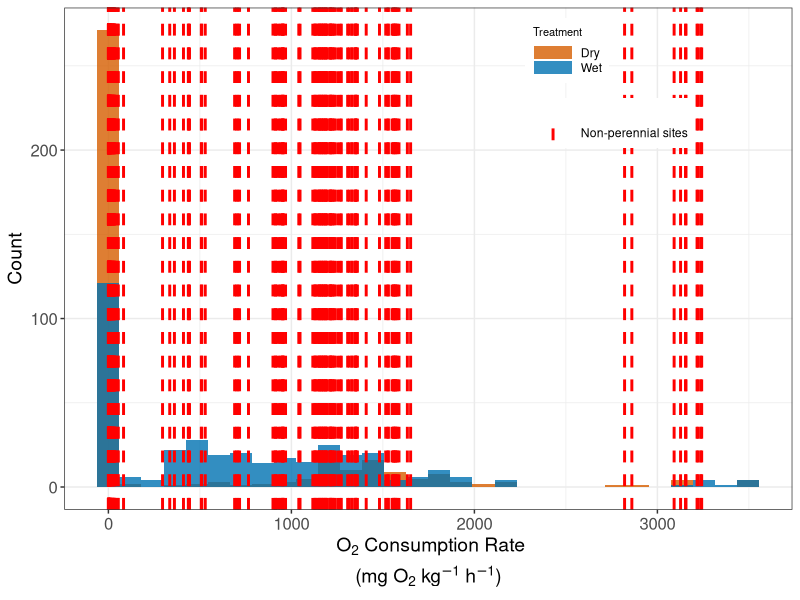
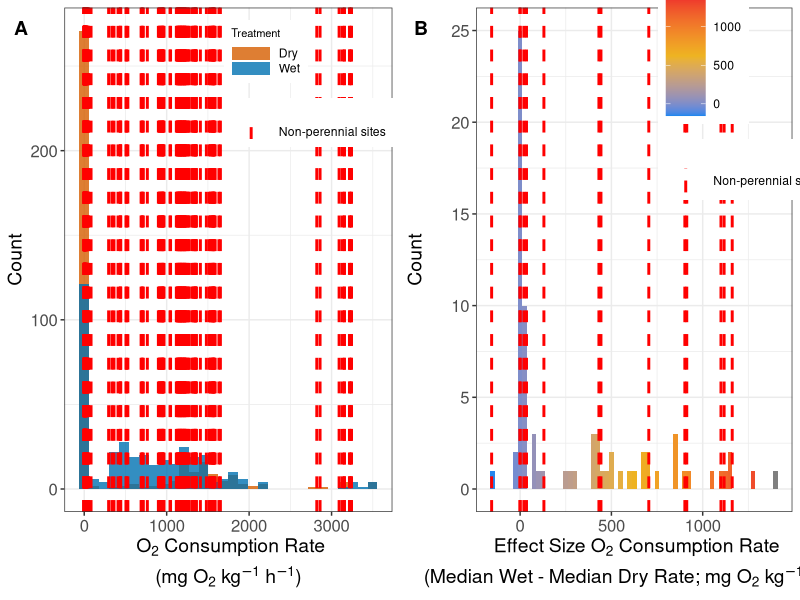
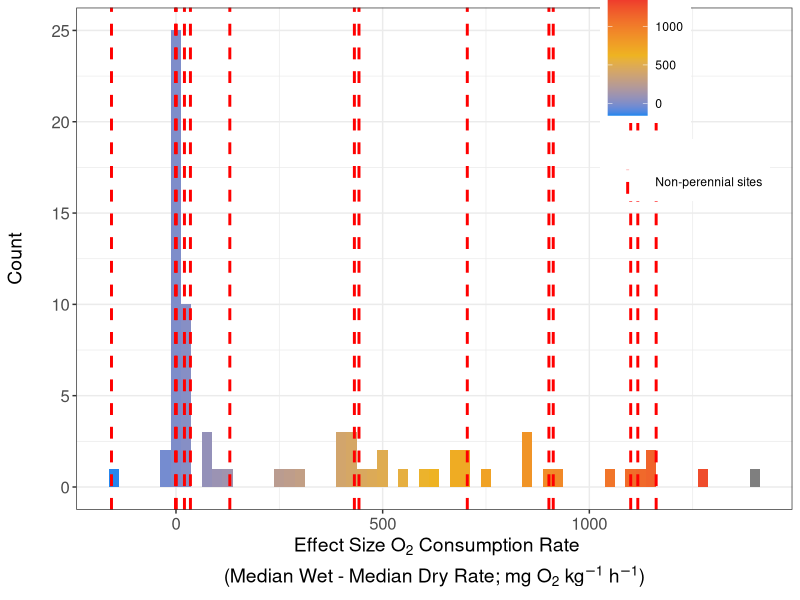

The R source for these figures, in order: (Note: this script raises an error after producing the figures.)
# This script makes histogram figures for ECA physical manuscript
library(tidyverse); library(ggpubr)
rm(list=ls()); graphics.off()

# Functions ---------------------------------------------------------------
# Transformation for normalization is cube root - have to cube root then add sign back to value to make it positive or negative
cube_root <- function(x) sign(x) * (abs(x))^(1/3)

## Read in/Merge Data for Histograms -------------------------------------
# Individual Rate data for histograms ####
all_data = read.csv("Data/EC_Sediment_SpC_pH_Temp_Respiration.csv", skip = 2) %>%
  filter(grepl("EC", Sample_Name)) %>%
  filter(!grepl("EC_011|EC_012|EC_023|EC_052|EC_053|EC_057", Sample_Name)) %>%  
  select(-c(Field_Name, IGSN, Material))

ev_data = read.csv("Data/WHONDRS_EV_Data_Package/Sample_Data/WHONDRS_EV_Sediment_SpC_pH_Temp_Respiration.csv", skip = 2) %>%
  filter(grepl("EV", Sample_Name)) %>%
  select(-c(Field_Name, IGSN, Material))

all_data = rbind(all_data, ev_data)
all_data = all_data %>%
  mutate(Respiration_Rate_mg_DO_per_kg_per_H = (as.numeric(Respiration_Rate_mg_DO_per_kg_per_H))*-1)

# Reading in metadata from both files to get river type
metadata = read.csv("Data/EC_Field_Metadata.csv") %>%
  select(c(Parent_ID, Intermittent_or_Perennial))

metadata2 = read.csv("Data/WHONDRS_EV_Data_Package/WHONDRS_EV_Field_Metadata.csv") %>%
  select(c(Parent_ID, Intermittent_or_Perennial))

metadata = rbind(metadata, metadata2)

all_data_with_metadata = all_data %>%
  mutate(Parent_ID = str_extract(Sample_Name, "^[^_]+_[^_]+")) %>%  
  left_join(metadata, by = "Parent_ID")

# Check merge
print("All data with metadata:")
print(head(all_data_with_metadata %>% select(Sample_Name, Parent_ID, Intermittent_or_Perennial)))
print(paste("Number of intermittent samples in all_data:", sum(all_data_with_metadata$Intermittent_or_Perennial == "Intermittent", na.rm = TRUE)))
print(paste("Total EC samples:", sum(grepl("^EC_", all_data_with_metadata$Sample_Name))))
print(paste("Total EV samples:", sum(grepl("^EV_", all_data_with_metadata$Sample_Name))))

## Effect Size Data for histograms ####
effect = read.csv("Data/EC_Sediment_Effect_Size.csv", skip = 2) %>%
  filter(grepl("EC", Sample_Name)) %>%
  filter(!grepl("EC_011|EC_012|EC_023|EC_052|EC_053|EC_057", Sample_Name)) %>%
  select(c(Sample_Name, Effect_Size_Respiration_Rate_mg_DO_per_kg_per_H)) %>%
  mutate(Effect_Size_Respiration_Rate_mg_DO_per_kg_per_H = (as.numeric(Effect_Size_Respiration_Rate_mg_DO_per_kg_per_H))*-1)

effect_ev = read.csv("Data/WHONDRS_EV_Data_Package/Sample_Data/WHONDRS_EV_Sediment_Effect_Size.csv", skip = 2) %>%
  filter(grepl("EV", Sample_Name)) %>%
  select(c(Sample_Name, Effect_Size_Respiration_Rate_mg_DO_per_kg_per_H = Effect_Size_Median_Respiration_Rate_mg_DO_per_kg_per_H)) %>%
  mutate(Effect_Size_Respiration_Rate_mg_DO_per_kg_per_H = (as.numeric(Effect_Size_Respiration_Rate_mg_DO_per_kg_per_H))*-1)

effect = rbind(effect, effect_ev)

effect_with_metadata = effect %>%
  mutate(Parent_ID = str_extract(Sample_Name, "^[^_]+_[^_]+")) %>%  
  left_join(metadata, by = "Parent_ID")

# Check merge
print("Effect size data with metadata:")
print(head(effect_with_metadata %>% select(Sample_Name, Parent_ID, Intermittent_or_Perennial)))
print(paste("Number of intermittent sites in effect data:", sum(effect_with_metadata$Intermittent_or_Perennial == "Intermittent", na.rm = TRUE)))
print(paste("Total EC effect sites:", sum(grepl("^EC_", effect_with_metadata$Sample_Name))))
print(paste("Total EV effect sites:", sum(grepl("^EV_", effect_with_metadata$Sample_Name))))

# NO FILTERING - keep all sites
all_data_filtered = all_data_with_metadata

print(paste("Number of samples (all included):", nrow(all_data_filtered)))

# Get O2 consumption rate values for NON-PERENNIAL sites (changed from intermittent)
non_perennial_o2_values = all_data_filtered %>%
  filter(Respiration_Rate_mg_DO_per_kg_per_H != 9999) %>%
  filter(Intermittent_or_Perennial != "Perennial", !is.na(Intermittent_or_Perennial)) %>%
  pull(Respiration_Rate_mg_DO_per_kg_per_H) %>%
  as.numeric()

print("Non-perennial O2 consumption rate values:")
print(non_perennial_o2_values)

# Take Cube root of all respiration rates for figure
cube_respiration = all_data_filtered %>%
  select(c(Sample_Name, Respiration_Rate_mg_DO_per_kg_per_H, Parent_ID, Intermittent_or_Perennial)) %>%
  filter(Respiration_Rate_mg_DO_per_kg_per_H != 9999) %>%
  mutate(cube_Respiration_mg_kg = cube_root((as.numeric(Respiration_Rate_mg_DO_per_kg_per_H)))) %>%
  mutate(Treat = if_else(grepl("D", Sample_Name), "Dry", "Wet"))

# Get cube root O2 consumption rate values for NON-PERENNIAL sites BY TREATMENT
non_perennial_cube_o2_by_treatment = cube_respiration %>%
  filter(Intermittent_or_Perennial != "Perennial", !is.na(Intermittent_or_Perennial)) %>%
  select(Parent_ID, cube_Respiration_mg_kg, Treat)

print("Non-perennial cube root O2 consumption rate values by treatment:")
print(non_perennial_cube_o2_by_treatment)

# Create data frame for vertical lines with treatment information
vlines_cube_o2_by_treatment = non_perennial_cube_o2_by_treatment %>%
  rename(xintercept = cube_Respiration_mg_kg) %>%
  mutate(line_type = paste("Non-perennial:", Treat))

# Get effect size values for NON-PERENNIAL sites
non_perennial_effect_values = effect_with_metadata %>%
  filter(Intermittent_or_Perennial != "Perennial", !is.na(Intermittent_or_Perennial)) %>%
  pull(Effect_Size_Respiration_Rate_mg_DO_per_kg_per_H)

print("Non-perennial effect size values:")
print(non_perennial_effect_values)

# Cube root transform effect size data (NO FILTERING)
cube_effect = effect_with_metadata %>%
  mutate(cube_Effect_Size_Respiration_Rate_mg_DO_per_kg_per_H = cube_root(Effect_Size_Respiration_Rate_mg_DO_per_kg_per_H))

# Get cube root effect size values for NON-PERENNIAL sites
non_perennial_cube_effect_values = cube_effect %>%
  filter(Intermittent_or_Perennial != "Perennial", !is.na(Intermittent_or_Perennial)) %>%
  pull(cube_Effect_Size_Respiration_Rate_mg_DO_per_kg_per_H)

print("Non-perennial cube root effect size values:")
print(non_perennial_cube_effect_values)

# Create data frames for vertical lines (for legend purposes)
vlines_o2 = data.frame(
  xintercept = non_perennial_o2_values,
  line_type = "Non-perennial sites"
)

vlines_effect = data.frame(
  xintercept = non_perennial_effect_values,
  line_type = "Non-perennial sites"
)

vlines_cube_effect = data.frame(
  xintercept = non_perennial_cube_effect_values,
  line_type = "Non-perennial sites"
)

# Histograms --------------------------------------------------------------
## Histogram of all O2 consumption rates WITH VERTICAL LINES FOR NON-PERENNIAL SITES
all_hist = all_data_filtered %>%
  filter(Respiration_Rate_mg_DO_per_kg_per_H != 9999) %>%
  mutate(Treat = if_else(grepl("D", Sample_Name), "Dry", "Wet")) %>%
  ggplot(aes(x = (as.numeric(Respiration_Rate_mg_DO_per_kg_per_H)))) +
  geom_histogram(position = "identity", alpha = 0.8, aes(fill = Treat)) +
  {if(length(non_perennial_o2_values) > 0)
    geom_vline(data = vlines_o2, aes(xintercept = xintercept, linetype = line_type),
               color = "red", linewidth = 1)} +
  scale_fill_manual(values = c("#D55E00","#0072B2")) +
  scale_linetype_manual(name = "", values = c("Non-perennial sites" = "dashed")) +
  theme_bw() +
  theme(legend.position = c(0.75, 0.85),
        legend.key.size = unit(0.15, "in"),
        legend.key.width = unit(0.4, "in"),
        legend.title = element_text(size = 8),
        axis.title.x = element_text(size = 14),
        axis.title.y = element_text(size = 14),
        axis.text.x = element_text(size = 12),
        axis.text.y = element_text(size = 12),
        legend.box = "vertical") +
  guides(fill = guide_legend(title = "Treatment", order = 1),
         linetype = guide_legend(title = "", order = 2, override.aes = list(linewidth = 1))) +
  xlab(expression(atop("\n O"[2]*" Consumption Rate", "(mg O"[2]*" kg"^-1*" h"^-1*")"))) +
  ylab("Count")

## Effect size histogram WITH VERTICAL LINES FOR NON-PERENNIAL SITES
effect_limits <- c(min(effect_with_metadata$Effect_Size_Respiration_Rate_mg_DO_per_kg_per_H, na.rm = TRUE), 
                   max(effect_with_metadata$Effect_Size_Respiration_Rate_mg_DO_per_kg_per_H, na.rm = TRUE))

effect_hist = ggplot(effect_with_metadata, aes(x = (Effect_Size_Respiration_Rate_mg_DO_per_kg_per_H))) +
  geom_histogram(binwidth = 25, aes(fill = after_stat(x))) +
  {if(length(non_perennial_effect_values) > 0)
    geom_vline(data = vlines_effect, aes(xintercept = xintercept, linetype = line_type),
               color = "red", linewidth = 1)} +
  scale_fill_gradient2(name = "Effect Size", limits = effect_limits, low = "dodgerblue2", mid = "goldenrod2",
                       high = "firebrick2", midpoint = (max(effect_limits)+min(effect_limits))/2) +
  scale_linetype_manual(name = "", values = c("Non-perennial sites" = "dashed")) +
  theme_bw() +
  ylab("Count\n") +
  theme(legend.position = c(0.85, 0.85),
        axis.title.x = element_text(size = 14),
        axis.title.y = element_text(size = 14),
        axis.text.x = element_text(size = 12),
        axis.text.y = element_text(size = 12),
        legend.key.width = unit(0.4, "in")) +
  guides(linetype = guide_legend(title = "", override.aes = list(linewidth = 1))) +
  xlab(expression(atop("\n Effect Size O"[2]*" Consumption Rate","(Median Wet - Median Dry Rate; mg O"[2]*" kg"^-1*" h"^-1*")")))

## Combine SI histograms
combined_SI_hist = ggarrange(all_hist, effect_hist, ncol = 2, labels = c("A", "B"), hjust = -1, vjust = 2.5)
ggsave("Figures/Combined_SI_Histograms.png", plot = combined_SI_hist, width = 10, height = 5, dpi = 300)

## Cube root histogram WITH VERTICAL LINES FOR NON-PERENNIAL SITES BY TREATMENT
all_cube_hist = ggplot(cube_respiration, aes(x = cube_Respiration_mg_kg)) +
  geom_histogram(position = "identity", alpha = 0.8, aes(fill = Treat)) +
  {if(nrow(vlines_cube_o2_by_treatment) > 0)
    geom_vline(data = vlines_cube_o2_by_treatment,
               aes(xintercept = xintercept, color = Treat, linetype = "Non-perennial sites"),
               linewidth = 1)} +
  scale_fill_manual(values = c("#D55E00","#0072B2")) +
  scale_color_manual(values = c("Dry" = "#D55E00", "Wet" = "#0072B2"), guide = "none") +
  scale_linetype_manual(name = "", values = c("Non-perennial sites" = "dashed")) +
  ylim(0, 87.5) +
  theme_bw() +
  theme(legend.position = c(0.75, 0.85),
        legend.key.size = unit(0.15, "in"),
        legend.key.width = unit(0.4, "in"),
        legend.title = element_text(size = 8),
        axis.title.x = element_text(size = 14),
        axis.title.y = element_text(size = 14),
        axis.text.x = element_text(size = 12),
        axis.text.y = element_text(size = 12),
        legend.box = "vertical") +
  guides(fill = guide_legend(title = "Treatment", order = 1),
         linetype = guide_legend(title = "", order = 2, override.aes = list(linewidth = 1))) +
  xlab(expression(atop("\n O"[2]*" Consumption Rate" ^(1/3)*"", "(mg O"[2]*" kg"^-1*" h"^-1*")"))) +
  ylab("Count")

# Cube root effect size histogram WITH VERTICAL LINES FOR NON-PERENNIAL SITES
c# Cube root effect size histogram WITH VERTICAL LINES FOR NON-PERENNIAL SITES
cube_effect_limits <- c(-12, 12)  # Fixed limits for color scale

cube_effect_limits <- c(-12, 12)  # Match the x-axis limits

cube_effect_hist = ggplot(cube_effect, aes(x = cube_Effect_Size_Respiration_Rate_mg_DO_per_kg_per_H)) +
  geom_histogram(binwidth = 0.5, aes(fill = after_stat(x))) +
  {if(length(non_perennial_cube_effect_values) > 0)
    geom_vline(data = vlines_cube_effect,
               aes(xintercept = xintercept, linetype = line_type),
               color = "red", linewidth = 1)} +
  scale_fill_gradient2(
    name = "Cubed Root\nEffect Size", 
    low = "firebrick2",       # Negative values = red
    mid = "goldenrod2",       # Zero = yellow
    high = "dodgerblue2",     # Positive values = blue
    midpoint = 0,             # Yellow at zero
    limits = cube_effect_limits,
    oob = scales::squish      # ADD THIS - handles out-of-bounds colors
  ) +
  scale_linetype_manual(name = "", values = c("Non-perennial sites" = "dashed")) +
  theme_bw() +
  coord_cartesian(xlim = c(-12, 12)) +  # USE THIS instead of xlim()
  ylab("Count\n") +
  theme(legend.position = c(0.85, 0.85),
        axis.title.x = element_text(size = 14),
        axis.title.y = element_text(size = 14),
        axis.text.x = element_text(size = 12),
        axis.text.y = element_text(size = 12),
        legend.key.width = unit(0.4, "in")) +
  guides(linetype = guide_legend(title = "", override.aes = list(linewidth = 1))) +
  xlab(expression(atop("\n Effect Size O"[2]*" Consumption Rate" ^(1/3),"(Median Wet - Median Dry Rate; mg O"[2]*" kg"^-1*" h"^-1*")")))
## Combine cube root histograms
combined_hist = ggarrange(all_cube_hist, cube_effect_hist, ncol = 2, labels = c("A", "B"), hjust = -5, vjust = 2.5)
ggsave("Figures/FigS3Combined_Cube_Histograms.png", plot = combined_hist, width = 10, height = 5, dpi = 300)
ggsave("Figures/Figs3Combined_Cube_Histograms.pdf", plot = combined_hist, width = 10, height = 5, dpi = 300)
